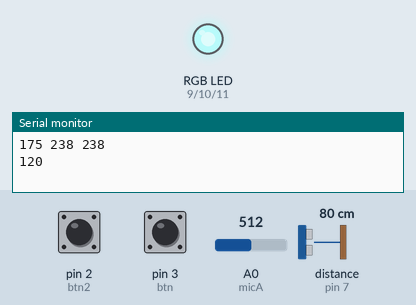
Bench run of a sketch on a simulated Arduino Uno, built with avr-gcc and run on an emulated ATmega328P. Parts: an RGB LED mixed from three pins (HIGH = lit), the last lines printed to the serial monitor. Wiring (inferred from the names in the program): ultrasonic range finder: trigger pin 8; echo pin 7. The test bench sets the inputs (shaded band); at power-on: pin 3 (btn) HIGH, distance to the obstacle (sensor on pin 7) 80 cm, pin 2 (btn2) LOW, A0 (micA) = 512. The echo pulse lasts 58.3 µs per cm; dim RGB values are drawn brighter than linear; the local clock reads 2024-03-15 10:24:30 at power-on unless the sketch sets it; random numbers use the default seed unless the sketch sets one; pins used as bus, display or sensor lines are not drawn.

Above: at 1.2 s.
1.3 s: pin 3 (btn) pulled LOW for 1 s
At 1.7 s:
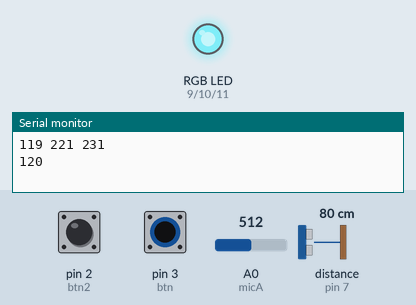
At 3.5 s:
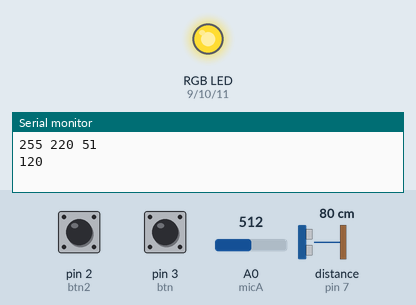
3.9 s: distance to the obstacle (sensor on pin 7) set to 28 cm
6.9 s: distance to the obstacle (sensor on pin 7) set to 24 cm
At 9.7 s:
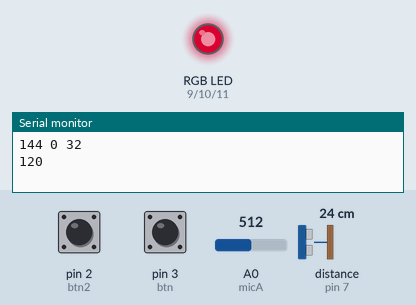
9.9 s: pin 3 (btn) pulled LOW for 3.2 s
16.1 s: distance to the obstacle (sensor on pin 7) set to 35 cm
18.5 s: distance to the obstacle (sensor on pin 7) set to 2 cm
At 22.9 s:
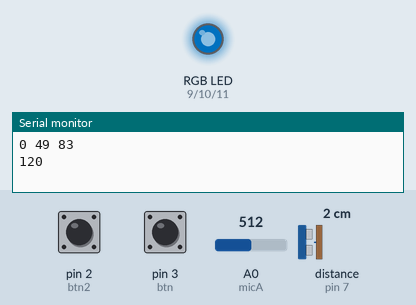
Timing chart, 0 to 28.1 s (numbered marks = the images above; inputs shaded):
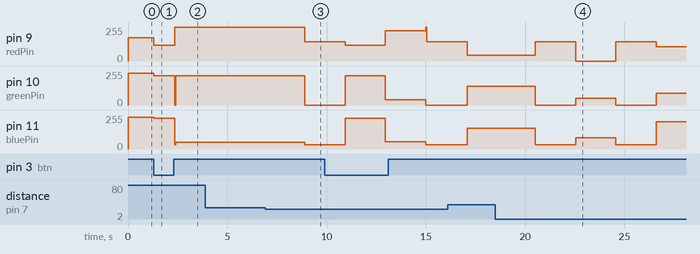

Measured:
- the behaviour switches between 26 and 25 cm on distance to the obstacle (sensor on pin 7) (found by bisection; images 2 and 3)
- after the input at 1.3 s, pin 9 (redPin): 175/255 → 119/255 at once, → 255/255 1.1 s later; pin 10 (greenPin): 238/255 → 221/255 at once, → 220/255 1.1 s later; pin 11 (bluePin): 238/255 → 231/255 at once, → 51/255 1.1 s later
- after the input at 3.9 s, every drawn part: stays the same
- after the input at 6.9 s, pin 9 (redPin): 255/255 → 144/255 after 2.0 s; pin 10 (greenPin): 220/255 → 0/255 after 2.0 s; pin 11 (bluePin): 51/255 → 32/255 after 2.0 s
- after the input at 18.5 s, pin 9 (redPin): 42/255 → 144/255 after 2.0 s, → 0/255 2.0 s later, → 144/255 2.0 s later, → 106/255 2.0 s later; pin 10 (greenPin): 141/255 → 0/255 after 2.0 s, → 49/255 2.0 s later, → 0/255 2.0 s later, → 90/255 2.0 s later

The sketch:

LedNano.ino
```cpp
/*
   TimeRTC.pde
   example code illustrating Time library with Real Time Clock.

*/
#include <Ultrasonic.h>  //Дальнометр SR04
#include <TimeLib.h>
#include <Wire.h>
#include <DS1307RTC.h>  // a basic DS1307 library that returns time as a time_t
#include <avr/pgmspace.h> // ДлЯ Progem запись во флэш


//КОНСТАНТЫ
//Входы
#define btn2      2
#define btn      3
#define micD      7
#define sr04Trig  8
#define sr04Echo  7
//Выходы
//#define speacRelay      8
//#define micLamp      9
const int micA = A0;

int TEMP;
int sensorValue = 0;
int val;
int myInts[10];
char ch;
String str = "";
 Ultrasonic ultrasonic(sr04Trig, sr04Echo);

 //74HC595
 /*int latchPin = 5;
//Пин подключен к SH_CP входу 74HC595
int clockPin = 6;
//Пин подключен к DS входу 74HC595
int dataPin = 4;*/
byte path[3]= {
  B01111111,
  B10111111,
  B11011111
  };

  //Rgb светодиод
/*const int RedPin = 1;
const int GreenPin = 2;
const int BluePin = 3;*/
int redPin = 9;
int greenPin = 10;
int bluePin = 11;

String redNum;
String greenNum;
String blueNum;
 byte color[][3]  = {
  {119, 221, 231},
  {227, 38, 54},
  {153, 102, 204},
  {106, 90, 205},
  {0, 49, 83},
  {119, 221, 231},
  {176, 63, 53},
  {175, 238, 238},
  {152, 251, 152},
  {255, 220, 51},
  {42, 141, 156},
  {0, 155, 118},
  {144, 0, 32},
  {144, 0, 32},
  {144, 0, 32},
  {144, 0, 32},
  {144, 0, 32},
  {144, 0, 32},
  {144, 0, 32},
  {144, 0, 32},
  {248, 23, 62}
  };
  int collorRow = sizeof(color) /3; //Кол-во строк массива, 3 столбца


void setup()  {
  pinMode(btn2, INPUT);   //а 2й – входом
  pinMode(btn, INPUT);   //а 3й – входом
  pinMode(micD, INPUT);   //а 8й – входом микрофона

  //pinMode(speacRelay, OUTPUT);  //8й вывод будет выходом
  //digitalWrite(speacRelay, LOW);

  //pinMode(micLamp, OUTPUT);  //9й вывод будет выходом
  //digitalWrite(micLamp, LOW);

  //устанавливаем режим OUTPUT 74HC595
  /*
  pinMode(latchPin, OUTPUT);
  pinMode(clockPin, OUTPUT);
  pinMode(dataPin, OUTPUT);
  */
  //RGB
  pinMode(redPin, OUTPUT);
  pinMode(greenPin, OUTPUT);
  pinMode(bluePin, OUTPUT);


  Serial.begin(115200);
  while (!Serial) ; // wait until Arduino Serial Monitor opens
  setSyncProvider(RTC.get);   // the function to get the time from the RTC
  if (timeStatus() != timeSet)
    Serial.println("Unable to sync with the RTC");
  else
    Serial.println("RTC has set the system time");
}

void loop()
{
  //Сдвиговый регистр
  /*regShift();*/

  //RGB светодиод
    if (digitalRead(btn) == LOW) {
		for (long  t = 0; t < collorRow; t++) //цикл на перебор строк массива
		{
		  setColor(t);
		  for (int i = 0; i < 65000; i++)
		  {
			delay(4);
			if (digitalRead(btn) == HIGH) //Если нажата кнопка, то режим рандома
				break;
			  //Дальнометр
			if (ultrasonic.Ranging(1) <25 /*|| digitalRead(micD) == HIGH*/)
			{
				delay(2000);
				break;
			}
			//Зациклить на цвете, если нажата кнопка 2
			if (digitalRead(btn2) == HIGH)
				for(;;)
				{
					delay(50);
					if (digitalRead(btn2) == LOW)
						break;
				}
			//ОТЛАДКА Дальнометр в сериал
			//float dist_cm = ultrasonic.Ranging(1);       // get distance
			//Serial.println(dist_cm);
		  }
		}
    }
    else
    {
      setColor(random(0, collorRow-1 )); //Устанавливаем случайный цвет
      for (int i = 0; i < 8000; i++)
      {
		delay(30);
		if (digitalRead(btn) == LOW)
		break;
		//Дальнометр
		if (ultrasonic.Ranging(1) <25 /*|| digitalRead(micD) == HIGH*/)
		{
			delay(2000);
			break;
		}
		//Зациклить на цвете, если нажата кнопка 2
			if (digitalRead(btn2) == HIGH)
				for(;;)
				{
					delay(50);
					if (digitalRead(btn2) == LOW)
						break;
				}
      }
    }

  /*if (digitalRead(micD) == HIGH) {
    delay(150); //ожидаем 200милисекунд для повторного хлопка - можно не делать но в моём случае это добавило удобства
    for (int t = 0; t <= 300; t++) //цикл на проверку второго хлопка по идее на пол секунды но ардуино делает его дольше
    {
      delay(1); //для цикла

      if (digitalRead(micD) == HIGH) { //сверяем данные для второго хлопка, если он был то меняем состояние лампы с вкл на выкл и наоборот
        digitalWrite(micLamp, !digitalRead(micLamp)); //меняем состояние
        break;//выходим из цикла после второго хлопка
        delay(200);//для удобства
      }
    }*/
//Дальнометр
  //      float dist_cm = ultrasonic.Ranging(1);       // get distance
  // Serial.println(dist_cm);
  // delay(500);
  //Микрофон
if ((TEMP!=analogRead(micA)) and (digitalRead(micD) == HIGH)){
  TEMP = analogRead(micA);
  Serial.println(TEMP); // выводим в порт
}

// if (TEMP!=analogRead(micA)){
//   TEMP = analogRead(micA);
//   Serial.println(TEMP); // выводим в порт
// }


  //Кнопка для колонок, если 1, то сменить на выходе сигнал
  /*if (digitalRead(btnSpeac) == HIGH) {
    digitalWrite(speacRelay, !digitalRead(speacRelay));
    delay(40);
    while (digitalRead(btnSpeac) == HIGH) //Ждать пока не отжмется кнопка
    {
      delay(40);
    }
  }*/
//Принять тнформацию по сериал
  //Получаем строку в переменную


  /*while (Serial.available() > 0)
  {
    ch = Serial.read();
    str += ch;
    //Serial.println("//"+ch);
  }*/
  /*str.trim();
  if (str == "on")
  {
    digitalWrite(speacRelay, LOW);
  }
  if (str == "off") {
    digitalWrite(speacRelay, HIGH); //    то выключаем светодиод
  }
  if (str != "")
  {
    Serial.println("/"+str+"/");
    str = ""; //Сброс переменной
    delay(500);
  }*/
  //**********************************************
  /*sensorValue = analogRead(analogInPin);
    Serial.print("Microphone value= ");
    Serial.println(sensorValue); */

  //int sensorValue = analogRead(analogInPin) * 5.0 / 1024.0 * 1000.0; // значения в милливольтах


}
//Вывод часов
void digitalClockDisplay() {
  // digital clock display of the time
  Serial.print(hour());
  printDigits(minute());
  printDigits(second());
  Serial.print(" ");
  Serial.print(day());
  Serial.print(" ");
  Serial.print(month());
  Serial.print(" ");
  Serial.print(year());
  Serial.println();
  delay(1000);
}

void printDigits(int digits) {
  // utility function for digital clock display: prints preceding colon and leading 0
  Serial.print(":");
  if (digits < 10)
    Serial.print('0');
  Serial.print(digits);
}
//Сдвиг через сдвиговый регистр 74HC595
/*void regShift (){
 for (int i=0; i<3; i++) {
    digitalWrite(latchPin, LOW);
    shiftOut(dataPin, clockPin, LSBFIRST, path[i]);
    digitalWrite(latchPin, HIGH);
    delay(1);
    }
  for (int i=1; i<2; i++) {
    digitalWrite(latchPin, LOW);
    shiftOut(dataPin, clockPin, LSBFIRST, path[2-i]);
    digitalWrite(latchPin, HIGH);
    delay(1);
    }
}*/
//void setColor(int red, int green, int blue)
void setColor(int i)

{
  analogWrite(redPin, color[i][0]);
  analogWrite(greenPin, color[i][1]);
  analogWrite(bluePin, color[i][2]);


  Serial.println(String(i,DEC));
  Serial.println(String(color[i][0], DEC) + " "+String(color[i][1], DEC)+" "+String(color[i][2], DEC));
  Serial.println(String(collorRow+99, DEC));
  Serial.println(" ");


  /*analogWrite(redPin, red);
  analogWrite(greenPin, green);
  analogWrite(bluePin, blue);*/
}

void readColor ()
{
  if (Serial.available() > 0) {  //если есть доступные данные
        // считываем байт
    str="";
    redNum = "";
    greenNum ="";
    redNum = "";
        str = Serial.read();
    redNum = str.substring(1,3);
    greenNum = str.substring(3,6);
    redNum = str.substring(6,8);

    /*Serial.println(redNum);
    Serial.println(greenNum);
    Serial.println(redNum);*/
    //String stringOne =  String(color[1][1], DEC);
    Serial.println(String(color[1][1], DEC)); // Вязть данные из двумерного массива и конвертировать в строку
    //Serial.println(String((color[1][1])byteArray));


  }

}
```
